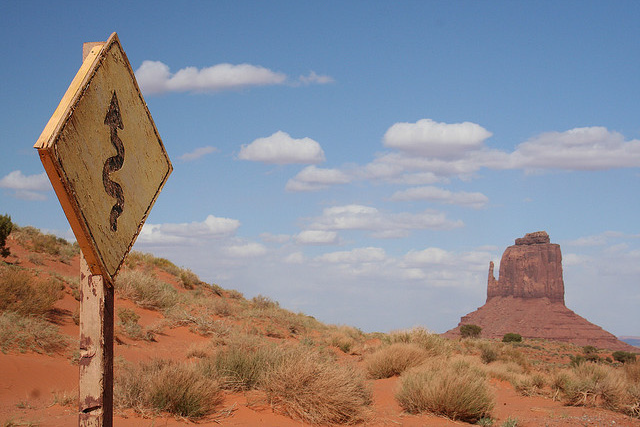
%> input picture Applications/Abstraction/img/ABS_sign_original.png, 640 x 427 px
$ octave ABS_sign.m   (GNU Octave 9; MATLAB toolbox functions it lacks are replaced by stand-ins)
%> lines starting %> are read from the running program, lines starting %| are printed output that depends on the picture
### Applications/Clipart and jpeg/GVWA.m
function [J,w] = GVWA(I,G,SigmaS,scale)

%input: I -- image to be processing I \in [0,1]
%       G -- guidance image G \in [0,1]
%       SigmaS -- bilateral spacial parameter, large ->larger scale object
%       smoothed out
%       scale -- bilateral range parameter, scale<1 -> sharper results

padMethod = 'symmetric';
patchSize = floor(4*SigmaS) + 1;
if mod(patchSize,2) == 0
   patchSize = patchSize + 1;
end

N = patchSize*patchSize;
hs = ones(patchSize)/N;

muG = (imfilter(G, hs,padMethod));%patch mean of I
muGG = (imfilter(G.*G, hs,padMethod));%patch mean of G
w = max(max(0,muGG - muG.*muG),[],3);

SigmaR = scale*mean(w(:));
w = w./SigmaR;
w = 1./(1+w.^2); %or w = exp(-(w).^2)+0.0001;

ha = fspecial('gaussian',patchSize,SigmaS);
normalizeFactor = imfilter(w,ha,padMethod);
if size(I, 3) == 3
    w = cat(3,w,w,w); %make it 3d
    normalizeFactor = cat(3,normalizeFactor,normalizeFactor,normalizeFactor);
end
J = imfilter(w.*I,ha,padMethod)./(eps+normalizeFactor) ;
end

### Applications/Abstraction/ABS_sign.m
clear all
close all
I = double(imread('img/ABS_sign_original.png'))/255;

SigmaS = 1;
scale =0.75;
Lambda =0;
iter = 10;
S =I;
for i=1:iter
    S = GVWA(S, I,SigmaS,scale);
end
%> this loop made 10 passes
%> pass 1, in GVWA, `muGG = (imfilter(G.*G, hs,padMethod));`:
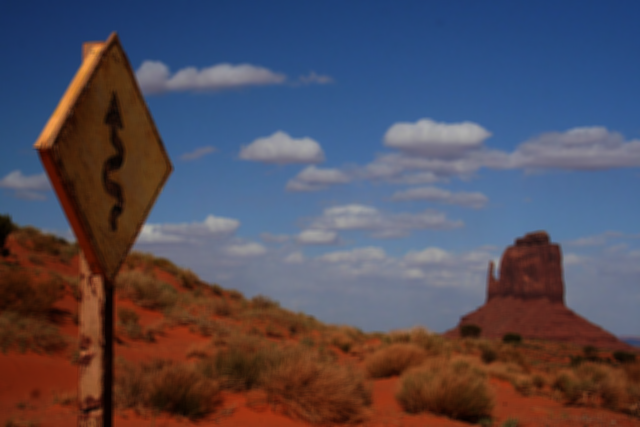
%> muGG: size 427x640x3 double; mean R, G, B 0.327, 0.305, 0.36
%> pass 1, in GVWA, `w = max(max(0,muGG - muG.*muG),[],3);`:
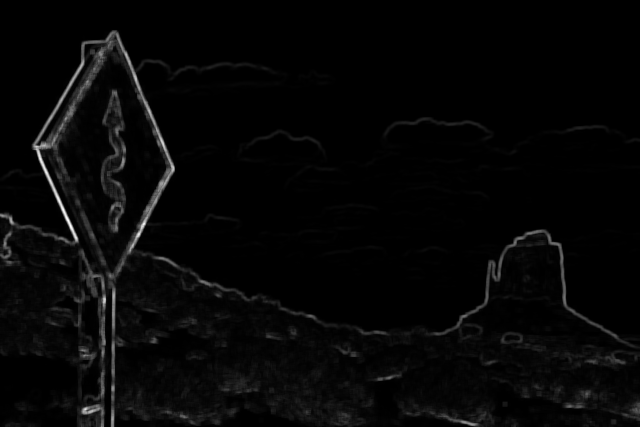
%> w: size 427x640 double; min 1.13e-06, max 0.111, mean 0.00291; drawn with min black and max white

%% Determine gradient magnitude of luminance.
max_gradient      = 0.1;    % maximum gradient (for edges)
min_edge_strength = 0.1;    % minimum gradient (for edges)

E=rgb2gray(S);
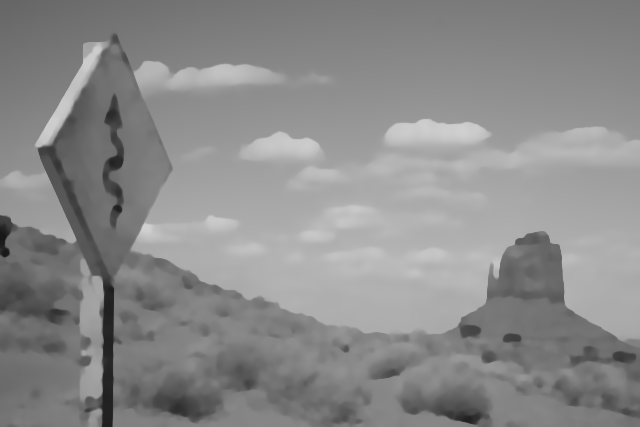
%> E: size 427x640 double; min 0.0909, max 0.82, mean 0.545
[GX,GY] = gradient(E);
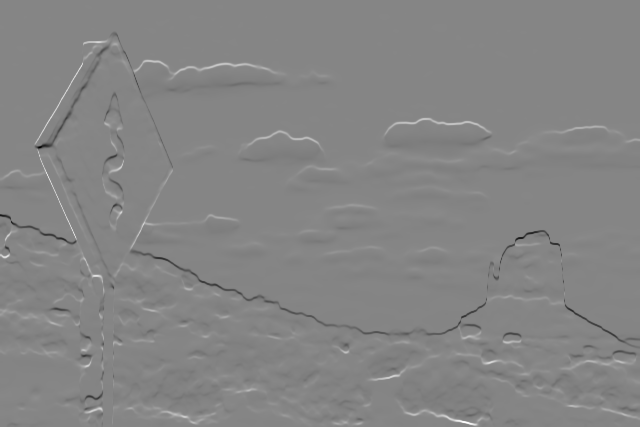
%> GY: size 427x640 double; min -0.203, max 0.186, mean 6.52e-05; drawn with min black and max white
G = sqrt(GX.^2+GY.^2);
G(G>max_gradient) = max_gradient;
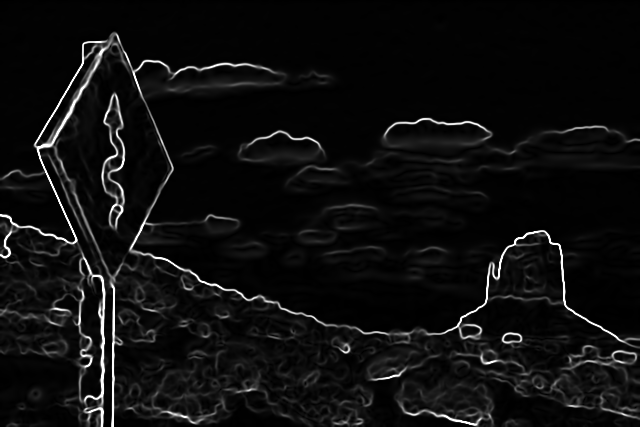
%> G: size 427x640 double; min 2.88e-06, max 0.1, mean 0.00586; drawn with min black and max white
G = G/max_gradient;

% Create a simple edge map using the gradient magnitudes.
E = G; E(E<min_edge_strength) = 0;
E = 1-E;
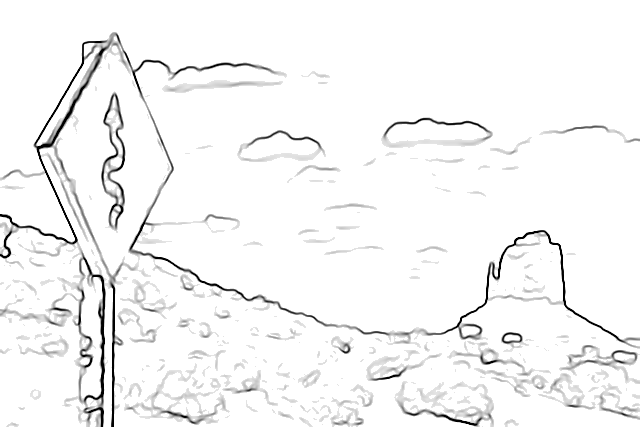
%> E: size 427x640 double; min 0, max 1, mean 0.962

C = S.*E;

close all
figure
imshow([I S C repmat(E, 1, 1, 3)])
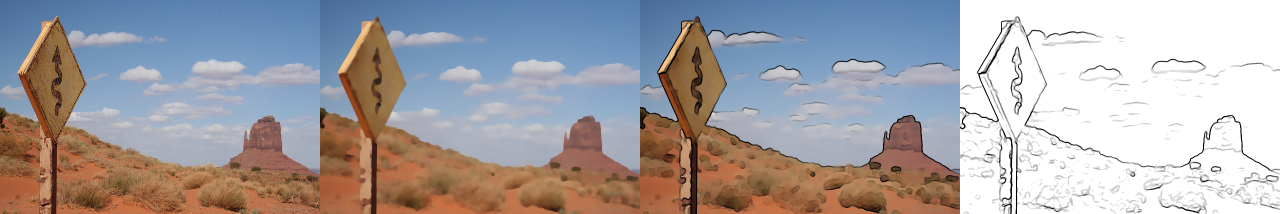
%> displayed picture: size 427x2560x3, on the screen's scale of 0 to 255 (shown at 1/2 size); mean R, G, B 166.6, 162.7, 166.1

$ run again, with Applications/Abstraction/img/ABS_castle_original.png copied over Applications/Abstraction/img/ABS_sign_original.png
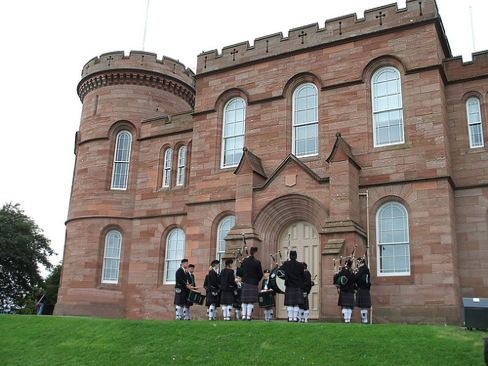
%> input picture Applications/Abstraction/img/ABS_castle_original.png, 488 x 366 px
%> the loop `for i=1:iter` made 10 passes
%> pass 1, in GVWA, `w = max(max(0,muGG - muG.*muG),[],3);`:
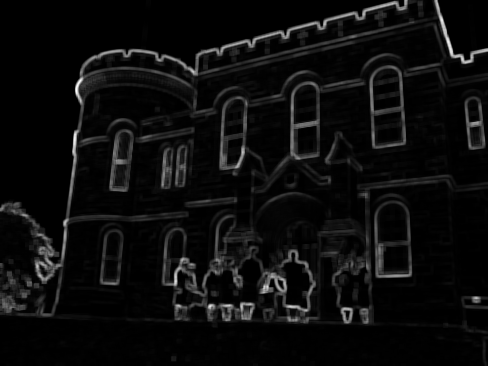
%> w: size 366x488 double; min 0, max 0.148, mean 0.00755; drawn with min black and max white
%> `imshow([I S C repmat(E, 1, 1, 3)])`:
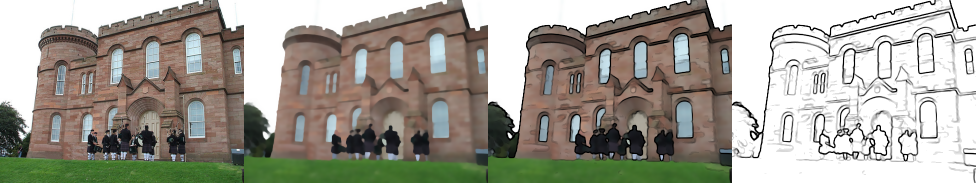
%> displayed picture: size 366x1952x3, on the screen's scale of 0 to 255 (shown at 1/2 size); mean R, G, B 160.8, 157.7, 147.5
